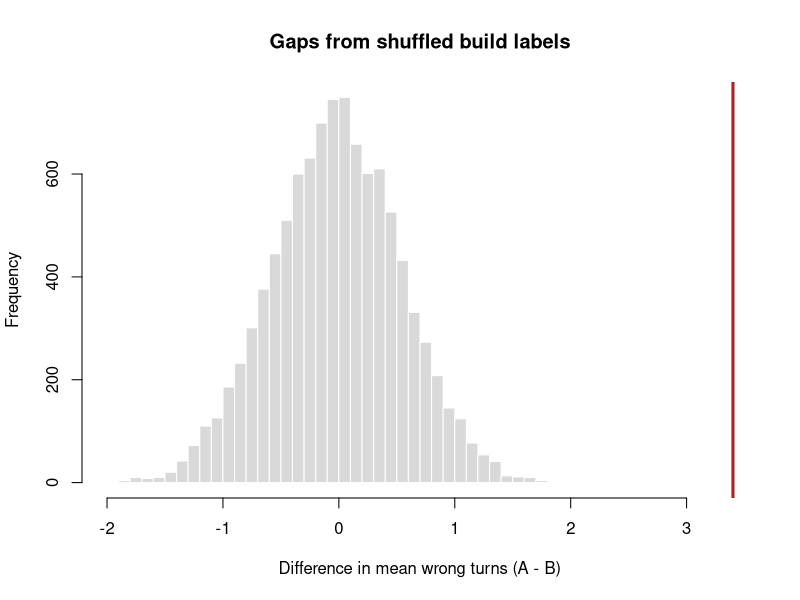
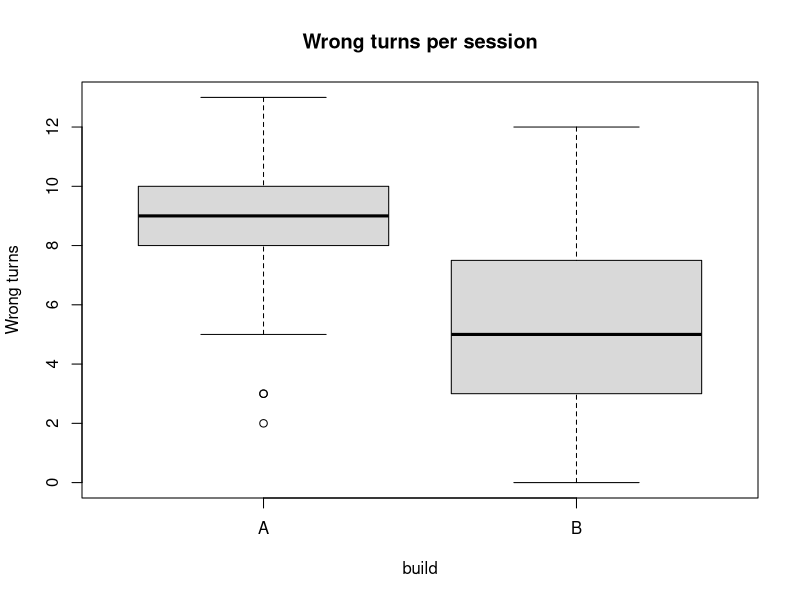
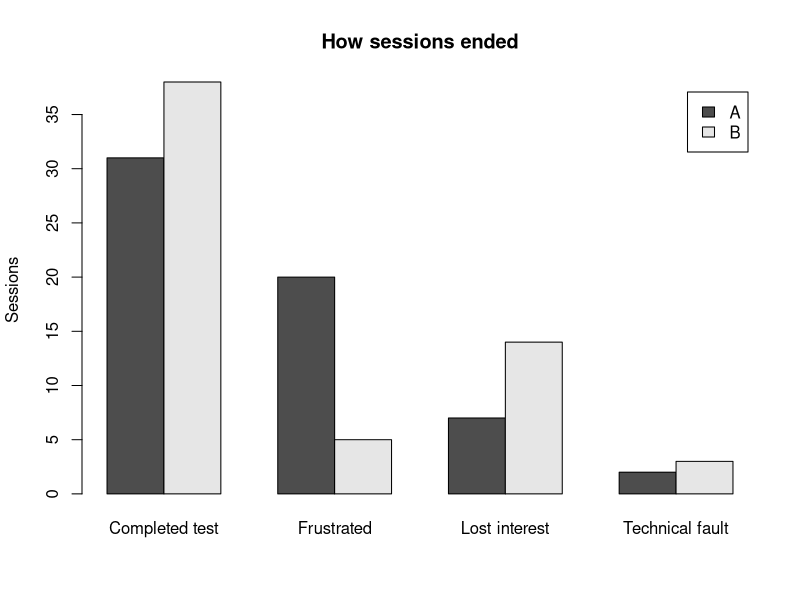
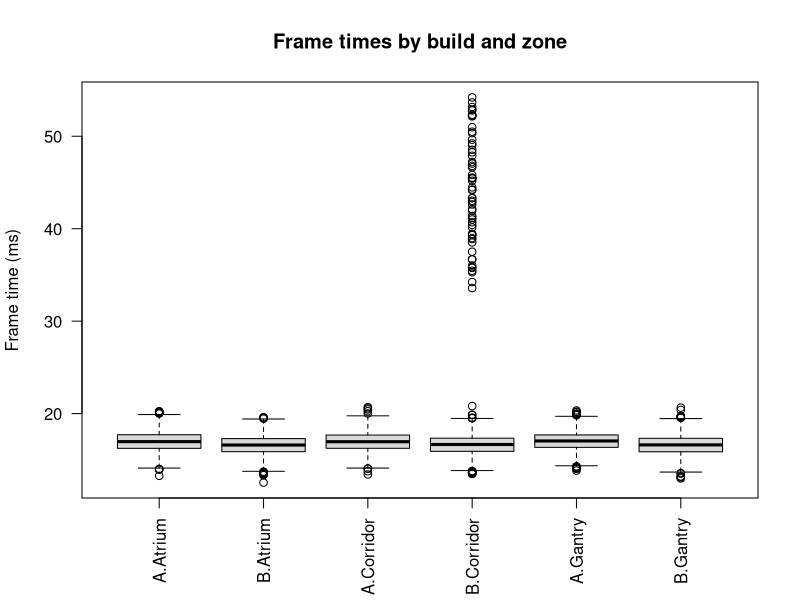

The R script that drew these images, in order:
## ---- chunk 1
#| label: setup
library(readr)
library(dplyr)

sessions <- read_csv("data/tidebreak_sessions.csv", show_col_types = FALSE)
survey   <- read_csv("data/tidebreak_survey.csv", show_col_types = FALSE)
paired   <- read_csv("data/tidebreak_paired.csv", show_col_types = FALSE)
frames   <- read_csv("data/tidebreak_frame_times.csv", show_col_types = FALSE)
raw      <- read_csv("data/tidebreak_sessions_raw.csv",
                     trim_ws = FALSE, show_col_types = FALSE)

nrow(raw)
nrow(sessions)
nrow(paired)
## ---- chunk 2
#| label: ex01
sum(duplicated(raw))
sum(duplicated(raw$session_id))
## ---- chunk 3
#| label: ex02
colSums(is.na(raw))
## ---- chunk 4
#| label: ex03
clean <- raw[!duplicated(raw), ]
nrow(clean)

table(clean$cohort)
clean$cohort <- tolower(trimws(clean$cohort))
table(clean$cohort)
## ---- chunk 5
#| label: ex04
clean_pipe <- raw |>
  filter(!duplicated(raw)) |>
  mutate(cohort = tolower(trimws(cohort)))

identical(clean, clean_pipe)
## ---- chunk 6
#| label: ex05
clean |>
  filter(is.na(session_minutes) | is.na(deaths)) |>
  select(session_id, build, quit_reason, session_minutes, deaths) |>
  arrange(build, quit_reason)
## ---- chunk 7
#| label: ex05-check
#| echo: false
blank_min <- clean[is.na(clean$session_minutes), ]
blank_dth <- clean[is.na(clean$deaths), ]
stopifnot(all(blank_min$build == "A"), all(blank_min$quit_reason == "Frustrated"),
          length(unique(blank_dth$quit_reason)) > 1)
## ---- chunk 8
#| label: ex06
tapply(clean$session_minutes, clean$build, median, na.rm = TRUE)

recorded_a_frustrated <- clean |>
  filter(build == "A", quit_reason == "Frustrated", !is.na(session_minutes))
median(recorded_a_frustrated$session_minutes)

nrow(raw)
nrow(clean)
nrow(clean[complete.cases(clean), ])
## ---- chunk 9
#| label: part-a-bridge
identical(clean$session_id, sessions$session_id)
sum(is.na(sessions$session_minutes))
sum(is.na(sessions$deaths))
## ---- chunk 10
#| label: ex07
sessions |>
  group_by(build) |>
  summarise(n      = n(),
            mean   = mean(wrong_turns),
            median = median(wrong_turns),
            sd     = sd(wrong_turns),
            iqr    = IQR(wrong_turns))
## ---- chunk 11
#| label: ex08
result <- t.test(wrong_turns ~ build, data = sessions)
result

result$estimate
result$conf.int
result$p.value
## ---- chunk 12
#| label: ex09
gap <- function(y, g) mean(y[g == "A"]) - mean(y[g == "B"])

observed <- gap(sessions$wrong_turns, sessions$build)
set.seed(1)
shuffled <- replicate(10000, gap(sessions$wrong_turns, sample(sessions$build)))

observed
max(abs(shuffled))
mean(abs(shuffled) >= abs(observed))

hist(shuffled, breaks = 40, col = "grey85", border = "white",
     xlim = range(c(shuffled, observed)),
     main = "Gaps from shuffled build labels",
     xlab = "Difference in mean wrong turns (A - B)")
abline(v = observed, col = "firebrick", lwd = 3)
## ---- chunk 13
#| label: ex10-setup
#| include: false
joined_chk <- left_join(survey, select(sessions, session_id, build), by = "session_id")
dis_chk    <- tapply(joined_chk$objective_clear <= 2, joined_chk$build, sum)
pt_chk     <- prop.test(dis_chk, table(joined_chk$build))
stopifnot(nrow(joined_chk) == nrow(survey), !anyNA(joined_chk$build),
          dis_chk[["A"]] > dis_chk[["B"]], pt_chk$p.value < 0.01)
## ---- chunk 14
#| label: ex10
joined <- survey |>
  left_join(select(sessions, session_id, build), by = "session_id")

nrow(joined)
sum(is.na(joined$build))

disagreed <- tapply(joined$objective_clear <= 2, joined$build, sum)
responses <- table(joined$build)
disagreed
prop.test(disagreed, responses)
## ---- chunk 15
#| label: ex11
paired_test   <- t.test(paired$wrong_turns_a, paired$wrong_turns_b, paired = TRUE)
unpaired_test <- t.test(paired$wrong_turns_a, paired$wrong_turns_b)

paired_test$conf.int
unpaired_test$conf.int

diff(paired_test$conf.int)
diff(unpaired_test$conf.int)
## ---- chunk 16
#| label: ex12
enjoy <- t.test(enjoyment ~ build, data = sessions)
items <- t.test(items_collected ~ build, data = sessions)

enjoy$conf.int
items$conf.int

tapply(sessions$items_collected, sessions$build, mean)
## ---- chunk 17
#| label: ex13-setup
#| include: false
tt_min  <- t.test(session_minutes ~ build, data = sessions)
not_fr  <- sessions[sessions$quit_reason != "Frustrated", ]
tt_nf   <- t.test(session_minutes ~ build, data = not_fr)
fr_med  <- tapply(sessions$session_minutes[sessions$quit_reason == "Frustrated"],
                  sessions$build[sessions$quit_reason == "Frustrated"], median)
stopifnot(tt_min$p.value < 0.05, diff(tt_min$estimate) > 0,
          tt_nf$p.value > 0.2, abs(diff(fr_med)) < 1)
## ---- chunk 18
#| label: ex13
not_frustrated <- sessions[sessions$quit_reason != "Frustrated", ]
t.test(session_minutes ~ build, data = not_frustrated)

frustrated <- sessions[sessions$quit_reason == "Frustrated", ]
tapply(frustrated$session_minutes, frustrated$build, median)
## ---- chunk 19
#| label: ex14
per_player <- aggregate(wrong_turns ~ player_id + build, data = sessions, FUN = mean)
player_test <- t.test(wrong_turns ~ build, data = per_player)

player_test$conf.int
result$conf.int
paired_test$conf.int
## ---- chunk 20
#| label: challenge
# 1. Navigation: the question Build B was built to answer
boxplot(wrong_turns ~ build, data = sessions, col = "grey85",
        main = "Wrong turns per session", ylab = "Wrong turns")
t.test(wrong_turns ~ build, data = sessions)

# 2. Did players stay and finish?
barplot(table(sessions$build, sessions$quit_reason), beside = TRUE,
        legend.text = TRUE, main = "How sessions ended", ylab = "Sessions")
frustrated <- tapply(sessions$quit_reason == "Frustrated", sessions$build, sum)
completed  <- tapply(sessions$completed, sessions$build, sum)
prop.test(frustrated, table(sessions$build))
prop.test(completed, table(sessions$build))

# 3. Did anything get worse?
t.test(enjoyment ~ build, data = sessions)
t.test(score ~ build, data = sessions)

# 4. Performance, which nobody asked about
frames |>
  group_by(build) |>
  summarise(fps = 1000 / mean(ms), p99 = quantile(ms, 0.99))

boxplot(ms ~ build + zone, data = frames, col = "grey85", las = 2,
        main = "Frame times by build and zone", ylab = "Frame time (ms)", xlab = "")
## ---- chunk 21
#| label: challenge-numbers
#| echo: false
wt   <- t.test(wrong_turns ~ build, data = sessions)
enj  <- t.test(enjoyment ~ build, data = sessions)
scr  <- t.test(score ~ build, data = sessions)
comp <- round(100 * tapply(sessions$completed, sessions$build, mean))
fr   <- table(sessions$build, sessions$quit_reason)[, "Frustrated"]
p99  <- round(tapply(frames$ms, frames$build, quantile, 0.99), 1)
fps  <- round(1000 / tapply(frames$ms, frames$build, mean))
pt_fr   <- prop.test(fr, table(sessions$build))
pt_comp <- prop.test(tapply(sessions$completed, sessions$build, sum), table(sessions$build))
slow <- frames[frames$ms > 1000 / 30, ]
p_fmt <- function(p) if (p < 0.001) "p < 0.001" else paste("p =", round(p, 2))

stopifnot(wt$p.value < 0.001, enj$p.value > 0.5, scr$p.value > 0.5,
          all(slow$build == "B"), all(slow$zone == "Corridor"),
          comp[["B"]] > comp[["A"]], fr[["B"]] < fr[["A"]],
          fps[["A"]] == fps[["B"]], p99[["B"]] > p99[["A"]],
          pt_fr$p.value < 0.01, pt_comp$p.value < 0.01)
## ---- chunk 22
#| label: appendix-ttest
t.test(wrong_turns ~ build, data = sessions)
